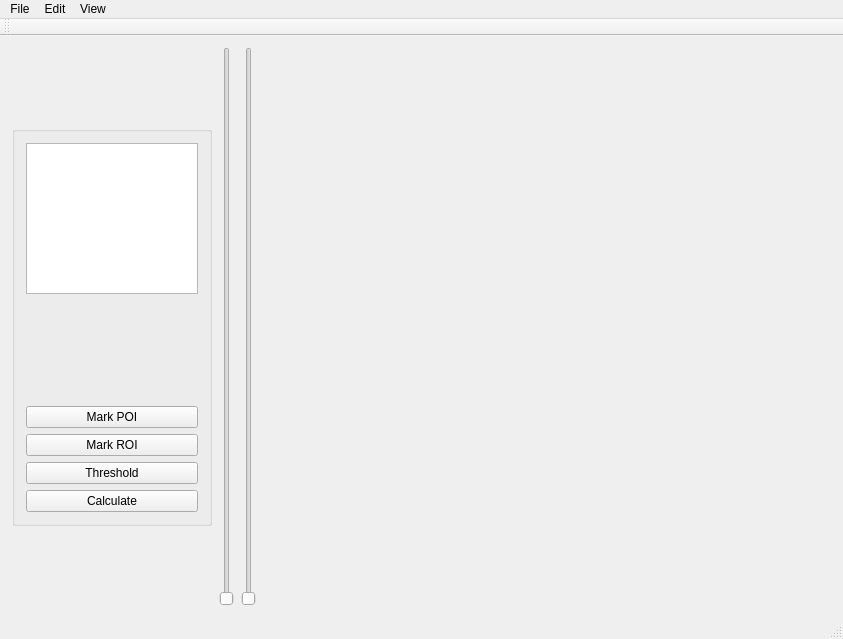
<?xml version="1.0" encoding="UTF-8"?>
<ui version="4.0">
 <class>MainWindow</class>
 <widget class="QMainWindow" name="MainWindow">
  <property name="geometry">
   <rect>
    <x>0</x>
    <y>0</y>
    <width>843</width>
    <height>639</height>
   </rect>
  </property>
  <property name="sizePolicy">
   <sizepolicy hsizetype="Maximum" vsizetype="Maximum">
    <horstretch>0</horstretch>
    <verstretch>0</verstretch>
   </sizepolicy>
  </property>
  <property name="minimumSize">
   <size>
    <width>843</width>
    <height>639</height>
   </size>
  </property>
  <property name="maximumSize">
   <size>
    <width>843</width>
    <height>639</height>
   </size>
  </property>
  <property name="windowTitle">
   <string>MainWindow</string>
  </property>
  <widget class="QWidget" name="centralWidget">
   <layout class="QHBoxLayout" name="horizontalLayout_2">
    <item>
     <widget class="QGroupBox" name="groupBox">
      <property name="sizePolicy">
       <sizepolicy hsizetype="MinimumExpanding" vsizetype="MinimumExpanding">
        <horstretch>5</horstretch>
        <verstretch>5</verstretch>
       </sizepolicy>
      </property>
      <property name="minimumSize">
       <size>
        <width>200</width>
        <height>300</height>
       </size>
      </property>
      <property name="maximumSize">
       <size>
        <width>200</width>
        <height>400</height>
       </size>
      </property>
      <property name="title">
       <string/>
      </property>
      <layout class="QVBoxLayout" name="verticalLayout_3">
       <item>
        <widget class="QListWidget" name="listWidget"/>
       </item>
       <item>
        <widget class="QWidget" name="widget_2" native="true">
         <property name="minimumSize">
          <size>
           <width>170</width>
           <height>100</height>
          </size>
         </property>
         <property name="maximumSize">
          <size>
           <width>150</width>
           <height>100</height>
          </size>
         </property>
         <widget class="QLabel" name="label">
          <property name="geometry">
           <rect>
            <x>10</x>
            <y>10</y>
            <width>161</width>
            <height>91</height>
           </rect>
          </property>
          <property name="text">
           <string/>
          </property>
         </widget>
        </widget>
       </item>
       <item>
        <widget class="QPushButton" name="POI">
         <property name="text">
          <string>Mark POI</string>
         </property>
        </widget>
       </item>
       <item>
        <widget class="QPushButton" name="ROI">
         <property name="text">
          <string>Mark ROI</string>
         </property>
        </widget>
       </item>
       <item>
        <widget class="QPushButton" name="threshold">
         <property name="text">
          <string>Threshold</string>
         </property>
        </widget>
       </item>
       <item>
        <widget class="QPushButton" name="calculate">
         <property name="text">
          <string>Calculate</string>
         </property>
        </widget>
       </item>
      </layout>
     </widget>
    </item>
    <item>
     <widget class="QSlider" name="verticalSlider">
      <property name="maximum">
       <number>29</number>
      </property>
      <property name="orientation">
       <enum>Qt::Vertical</enum>
      </property>
     </widget>
    </item>
    <item>
     <widget class="QSlider" name="verticalSlider2">
      <property name="orientation">
       <enum>Qt::Vertical</enum>
      </property>
     </widget>
    </item>
    <item>
     <widget class="QWidget" name="matlabwidget" native="true">
      <property name="enabled">
       <bool>true</bool>
      </property>
      <property name="sizePolicy">
       <sizepolicy hsizetype="Expanding" vsizetype="Expanding">
        <horstretch>0</horstretch>
        <verstretch>0</verstretch>
       </sizepolicy>
      </property>
      <property name="minimumSize">
       <size>
        <width>0</width>
        <height>0</height>
       </size>
      </property>
      <property name="maximumSize">
       <size>
        <width>568</width>
        <height>568</height>
       </size>
      </property>
     </widget>
    </item>
   </layout>
  </widget>
  <widget class="QMenuBar" name="menuBar">
   <property name="geometry">
    <rect>
     <x>0</x>
     <y>0</y>
     <width>843</width>
     <height>21</height>
    </rect>
   </property>
   <property name="nativeMenuBar">
    <bool>false</bool>
   </property>
   <widget class="QMenu" name="menuTest1">
    <property name="title">
     <string>File</string>
    </property>
    <addaction name="actionOpen"/>
    <addaction name="actionOpen_saved_proj"/>
    <addaction name="actionSave"/>
    <addaction name="actionSave_as"/>
    <addaction name="actionQuit"/>
   </widget>
   <widget class="QMenu" name="menuEdit">
    <property name="title">
     <string>Edit</string>
    </property>
    <addaction name="actionSet_channel"/>
   </widget>
   <widget class="QMenu" name="menuView">
    <property name="title">
     <string>View</string>
    </property>
    <widget class="QMenu" name="menuSet_channel">
     <property name="title">
      <string>Set channel</string>
     </property>
     <addaction name="actionChannel_1"/>
     <addaction name="actionChannel_2"/>
     <addaction name="actionChannel_3"/>
    </widget>
    <addaction name="menuSet_channel"/>
    <addaction name="actionZoom_in_2"/>
    <addaction name="actionZoom_out_2"/>
    <addaction name="separator"/>
    <addaction name="actionStack_up_2"/>
    <addaction name="actionStack_down_2"/>
   </widget>
   <addaction name="menuTest1"/>
   <addaction name="menuEdit"/>
   <addaction name="menuView"/>
  </widget>
  <widget class="QToolBar" name="mainToolBar">
   <attribute name="toolBarArea">
    <enum>TopToolBarArea</enum>
   </attribute>
   <attribute name="toolBarBreak">
    <bool>false</bool>
   </attribute>
  </widget>
  <widget class="QStatusBar" name="statusBar"/>
  <action name="actionOpen">
   <property name="text">
    <string>Open new</string>
   </property>
  </action>
  <action name="actionSave">
   <property name="text">
    <string>Save</string>
   </property>
  </action>
  <action name="actionSave_as">
   <property name="text">
    <string>Save as...</string>
   </property>
  </action>
  <action name="actionQuit">
   <property name="text">
    <string>Quit</string>
   </property>
  </action>
  <action name="actionSet_channel">
   <property name="text">
    <string>Labels</string>
   </property>
  </action>
  <action name="actionZoom_in">
   <property name="text">
    <string>Zoom in </string>
   </property>
  </action>
  <action name="actionZoom_out">
   <property name="text">
    <string>Zoom out</string>
   </property>
  </action>
  <action name="actionStack_up">
   <property name="text">
    <string>Stack up</string>
   </property>
  </action>
  <action name="actionStack_down">
   <property name="text">
    <string>Stack down</string>
   </property>
  </action>
  <action name="actionZoom_in_2">
   <property name="text">
    <string>Zoom</string>
   </property>
  </action>
  <action name="actionZoom_out_2">
   <property name="text">
    <string>Pan</string>
   </property>
  </action>
  <action name="actionStack_up_2">
   <property name="text">
    <string>Stack up</string>
   </property>
  </action>
  <action name="actionStack_down_2">
   <property name="text">
    <string>Stack down</string>
   </property>
  </action>
  <action name="actionChannel_1">
   <property name="text">
    <string>Channel 1</string>
   </property>
  </action>
  <action name="actionChannel_2">
   <property name="text">
    <string>Channel 2</string>
   </property>
  </action>
  <action name="actionChannel_3">
   <property name="text">
    <string>Channel 3</string>
   </property>
  </action>
  <action name="actionOpen_saved_proj">
   <property name="text">
    <string>Open saved project</string>
   </property>
  </action>
 </widget>
 <layoutdefault spacing="6" margin="11"/>
 <resources/>
 <connections/>
</ui>
